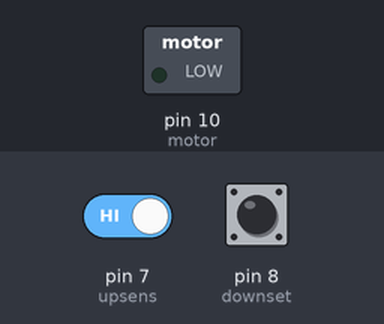
Recording of a sketch running on a simulated Arduino Uno, built with avr-gcc and run on an emulated ATmega328P. On the bench: switched loads named in the sketch (green lamp = pin HIGH). Inputs (shaded band) come from the test bench; at power-on: pin 8 (downset) LOW, pin 7 (upsens) HIGH.

Above: at 1.2 s.
1.3 s: pin 8 (downset) pulled HIGH for 0.15 s
At 2.2 s:
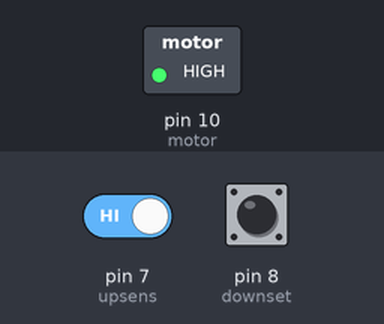
2.9 s: pin 7 (upsens) driven LOW
At 3.4 s:
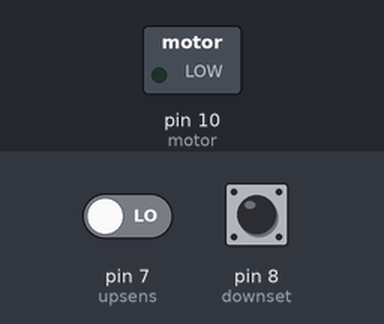
4.4 s: pin 8 (downset) pulled HIGH for 1 s
At 4.8 s:
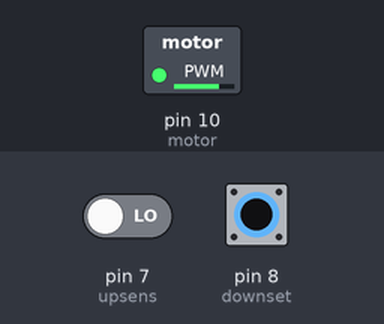
6.9 s: pin 8 (downset) pulled HIGH for 0.15 s
At 7.07 s:
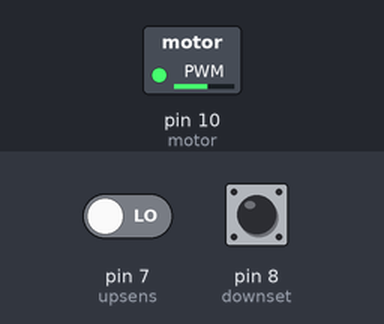
8.5 s: pin 8 (downset) pulled HIGH for 3.2 s
At 9.2 s:
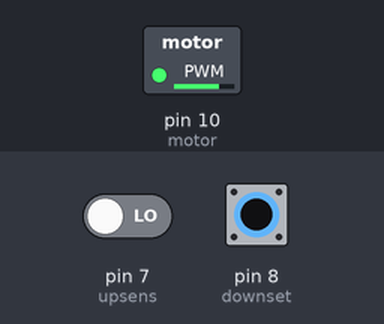
Timing chart, 0 to 13.2 s (numbered marks = the images above; inputs shaded):
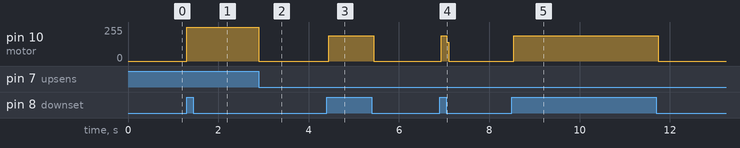

The sketch:

pump_if_else.ino
```cpp
int upsens = 7;
int downset = 8;
int upstate;
int downstate;
int motor = 10;


void setup() {
pinMode (upsens , INPUT);
pinMode (downset , INPUT);
pinMode (motor , OUTPUT);


}

void loop() {

upstate = digitalRead(upsens);
downstate = digitalRead(downset);

if (upstate == LOW){

digitalWrite(motor , LOW);

}


if (downstate == HIGH){

digitalWrite(motor , HIGH);

}


}
```

Measured:
- after the input at 1.3 s, pin 10 (motor): 0/255 → 255/255 at once
- after the input at 2.9 s, pin 10 (motor): 255/255 → 0/255 at once
- after the input at 4.4 s, pin 10 (motor): 0/255 → 190/255 at once, → 0/255 1.0 s later
- after the input at 6.9 s, pin 10 (motor): 0/255 → 190/255 at once, → 0/255 0.12 s later
- after the input at 8.5 s, pin 10 (motor): 0/255 → 190/255 at once, → 0/255 3.2 s later
